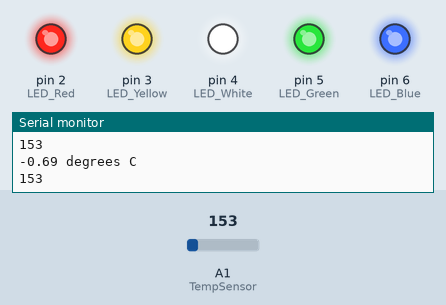
The sketch below on a simulated Arduino Uno, built with avr-gcc and run on an emulated ATmega328P. Parts: output pins drawn as LEDs (lit = HIGH), the last lines printed to the serial monitor. The inputs (shaded band) are chosen by the test bench; at power-on: A1 (TempSensor) = 153.

Above: at 1.8 s.
1.9 s: A1 (TempSensor) set to 152
At 3.7 s:
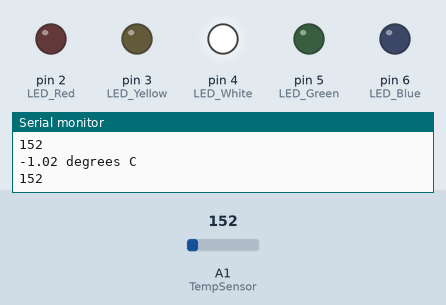
4.5 s: A1 (TempSensor) set to 133
At 7.2 s:
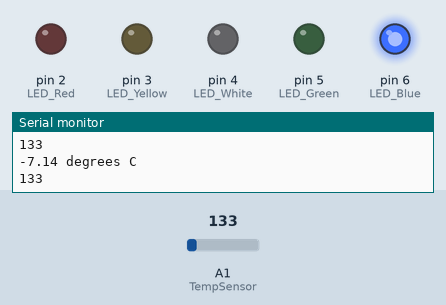
7.5 s: A1 (TempSensor) set to 221
At 9.7 s:
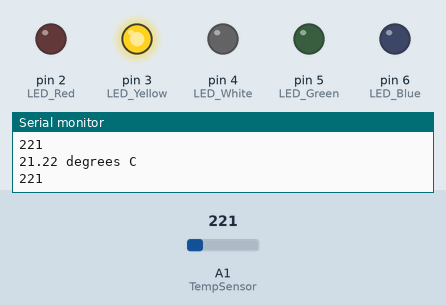
10.5 s: A1 (TempSensor) set to 211
At 13.2 s:
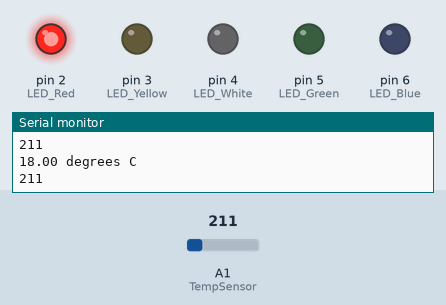
13.5 s: A1 (TempSensor) set to 191
At 15.6 s:
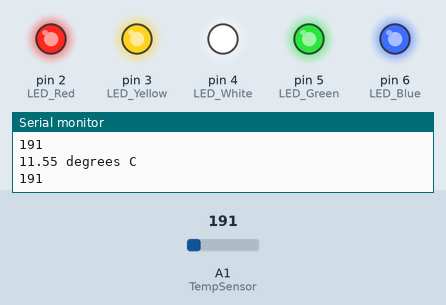
Timing chart, 0 to 17.1 s (numbered marks = the images above; inputs shaded):
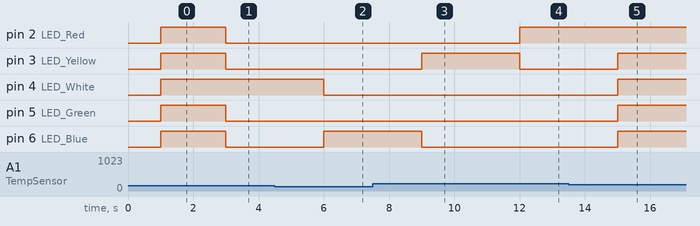

The sketch:

temperature_sensing.ino
```cpp
//HARSHIKA JAIN
//built on arduino uno
#define aref_voltage 3.3 // we tie 3.3V to ARef and measure it with a multimeter!


  int TempSensor = A1;
  int LED_Red = 2;
  int LED_Yellow = 3;
  int LED_White = 4;
  int LED_Green = 5;
  int LED_Blue = 6;
  int TempReading;

void setup()
{
  pinMode(A2, INPUT);
  pinMode(LED_Red, OUTPUT);
  pinMode(LED_Yellow, OUTPUT);
  pinMode(LED_White, OUTPUT);
  pinMode(LED_Green, OUTPUT);
  pinMode(LED_Blue, OUTPUT);
  Serial.begin(9600);
  analogReference(EXTERNAL);
}

void loop()
{
  TempReading = analogRead(TempSensor);

  // converting that reading to voltage, which is based off the reference voltage

  float voltage = TempReading * aref_voltage;
  voltage /= 1024.0;


  // now print out the temperature
  float temperatureC = (voltage - 0.5) * 100 ;  //converting from 10 mv per degree wit 500 mV offset
                                               //to degrees ((volatge - 500mV) times 100)
  Serial.print(temperatureC); Serial.println(" degrees C");
  Serial.println(TempReading);
  delay(1000);

  if(temperatureC>=-10 && temperatureC<-7)
  {
    digitalWrite(LED_Blue, HIGH);
    digitalWrite(LED_Green, LOW);
    digitalWrite(LED_White, LOW);
    digitalWrite(LED_Yellow, LOW);
    digitalWrite(LED_Red, LOW);
  }

  else if(temperatureC>=-7 && temperatureC<-4)
  {
    digitalWrite(LED_Blue, LOW);
    digitalWrite(LED_Green, HIGH);
    digitalWrite(LED_White, LOW);
    digitalWrite(LED_Yellow, LOW);
    digitalWrite(LED_Red, LOW);
  }

  else if(temperatureC>=-4 && temperatureC<-1)
  {
    digitalWrite(LED_Blue, LOW);
    digitalWrite(LED_Green, LOW);
    digitalWrite(LED_White, HIGH);
    digitalWrite(LED_Yellow, LOW);
    digitalWrite(LED_Red, LOW);
  }

//    else if(temperatureC>=-1 && temperatureC<2)
    else if(temperatureC>=20.8 && temperatureC<23)
  {
    digitalWrite(LED_Blue, LOW);
    digitalWrite(LED_Green, LOW);
    digitalWrite(LED_White, LOW);
    digitalWrite(LED_Yellow, HIGH);
    digitalWrite(LED_Red, LOW);
  }

//    else if(temperatureC>=2 && temperatureC<5)
   else if(temperatureC>=15 && temperatureC<20.8)
  {
    digitalWrite(LED_Blue, LOW);
    digitalWrite(LED_Green, LOW);
    digitalWrite(LED_White, LOW);
    digitalWrite(LED_Yellow, LOW);
    digitalWrite(LED_Red, HIGH);
  }

  else{
    digitalWrite(LED_Blue, HIGH);
    digitalWrite(LED_Green, HIGH);
    digitalWrite(LED_White, HIGH);
    digitalWrite(LED_Yellow, HIGH);
    digitalWrite(LED_Red, HIGH);
  }
}

//CODE CREDITS: https://learn.adafruit.com/tmp36-temperature-sensor/using-a-temp-sensor
```

Measured:
- the behaviour switches between 153 and 152 on A1 (TempSensor) (found by bisection; images 0 and 1)
- the behaviour switches between 220 and 219 on A1 (TempSensor) (found by bisection; images 3 and 4)
- after the input at 1.9 s, pin 2 (LED_Red), pin 3 (LED_Yellow), pin 5 (LED_Green), pin 6 (LED_Blue): HIGH → LOW after 1.1 s
- after the input at 4.5 s, pin 4 (LED_White): HIGH → LOW after 1.5 s; pin 6 (LED_Blue): LOW → HIGH after 1.5 s
- after the input at 7.5 s, pin 3 (LED_Yellow): LOW → HIGH after 1.5 s; pin 6 (LED_Blue): HIGH → LOW after 1.5 s
- after the input at 10.5 s, pin 2 (LED_Red): LOW → HIGH after 1.5 s; pin 3 (LED_Yellow): HIGH → LOW after 1.5 s
- after the input at 13.5 s, pin 3 (LED_Yellow), pin 4 (LED_White), pin 5 (LED_Green), pin 6 (LED_Blue): LOW → HIGH after 1.5 s
